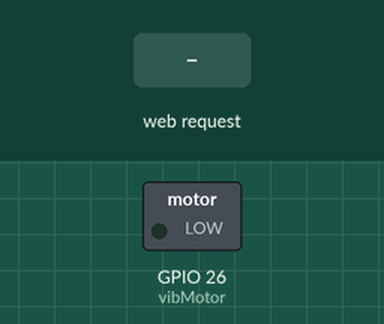
A sketch run on a simulated ESP32. On the bench: switched loads named in the sketch (green lamp = pin HIGH). The test bench sets the inputs (shaded band). What the sketch prints to the serial monitor is not drawn.

Above: at 1.2 s.
1.3 s: HTTP request GET /right/active received
At 1.4 s:
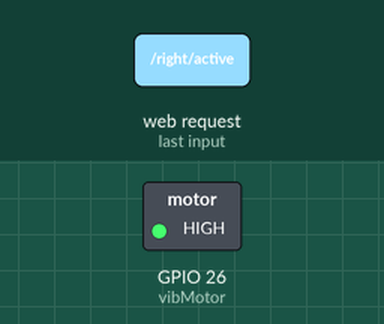
3.0 s: HTTP request GET /right/inactive received
Timing chart, 0 to 6.0 s (numbered marks = the images above; inputs shaded):
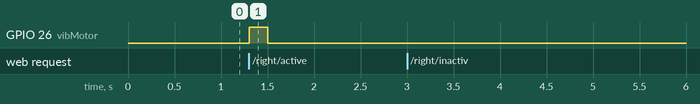

The sketch:

server.ino
```cpp
#include <WiFi.h>

// Replace with your network credentials
const char* ssid     = "VIH";
const char* password = "vih_00000";

// Set web server port number to 80
WiFiServer server(80);

// Variable to store the HTTP request
String header;

const int vibMotor = 26;

void setup() {
  Serial.begin(115200);
    // Initialize the output variables as output

  // Connect to Wi-Fi network with SSID and password
  Serial.print("Setting AP (Access Point)…");
  // Remove the password parameter, if you want the AP (Access Point) to be open
  WiFi.softAP(ssid, password);

  IPAddress IP = WiFi.softAPIP();
  Serial.print("AP IP address: ");
  Serial.println(IP);

  pinMode(vibMotor,OUTPUT);

  server.begin();
}

void loop(){
  WiFiClient client = server.available();   // Listen for incoming clients


  if (client) {                             // If a new client connects,
    Serial.println("New Client.");          // print a message out in the serial port
    String currentLine = "";                // make a String to hold incoming data from the client
    String jsonResponse = "";
    while (client.connected()) {            // loop while the client's connected
      if (client.available()) {             // if there's bytes to read from the client,
        char c = client.read();             // read a byte, then
        Serial.write(c);                    // print it out the serial monitor
        header += c;
        if (c == '\n') {                    // if the byte is a newline character
          // if the current line is blank, you got two newline characters in a row.
          // that's the end of the client HTTP request, so send a response:
          if (currentLine.length() == 0) {
            // HTTP headers always start with a response code (e.g. HTTP/1.1 200 OK)
            // and a content-type so the client knows what's coming, then a blank line:

            // turns the GPIOs on and off
            if (header.indexOf("GET /right/active") >= 0) {
              Serial.println("right active");
              jsonResponse = "{\"right\": \"active\"}";
              activateMotor();
            } else if (header.indexOf("GET /right/inactive") >= 0) {
              Serial.println("right inactive");
              jsonResponse = "{\"right\": \"inactive\"}";
            }

            client.println("HTTP/1.1 200 OK");
            client.println("Content-Type: application/json");
            client.println("Access-Control-Allow-Origin: *");
            client.println("Connection: close");
            client.print("Content-Length: ");
            client.println(jsonResponse.length());
            client.println();
            client.println(jsonResponse);

            Serial.println(jsonResponse);

            // Break out of the while loop
            break;
          } else { // if you got a newline, then clear currentLine
            currentLine = "";
          }
        } else if (c != '\r') {  // if you got anything else but a carriage return character,
          currentLine += c;      // add it to the end of the currentLine
        }
      }
    }
    // Clear the header variable
    header = "";
    // Close the connection
    client.stop();
    Serial.println("Client disconnected.");
    Serial.println("");
  }
}


void activateMotor(){
   digitalWrite(vibMotor, HIGH);
   delay(200);
   digitalWrite(vibMotor, LOW);
}
```

Measured:
- after the input at 1.3 s, GPIO 26 (vibMotor): LOW → HIGH at once, → LOW 0.20 s later
- after the input at 3.0 s, every drawn part: stays the same
